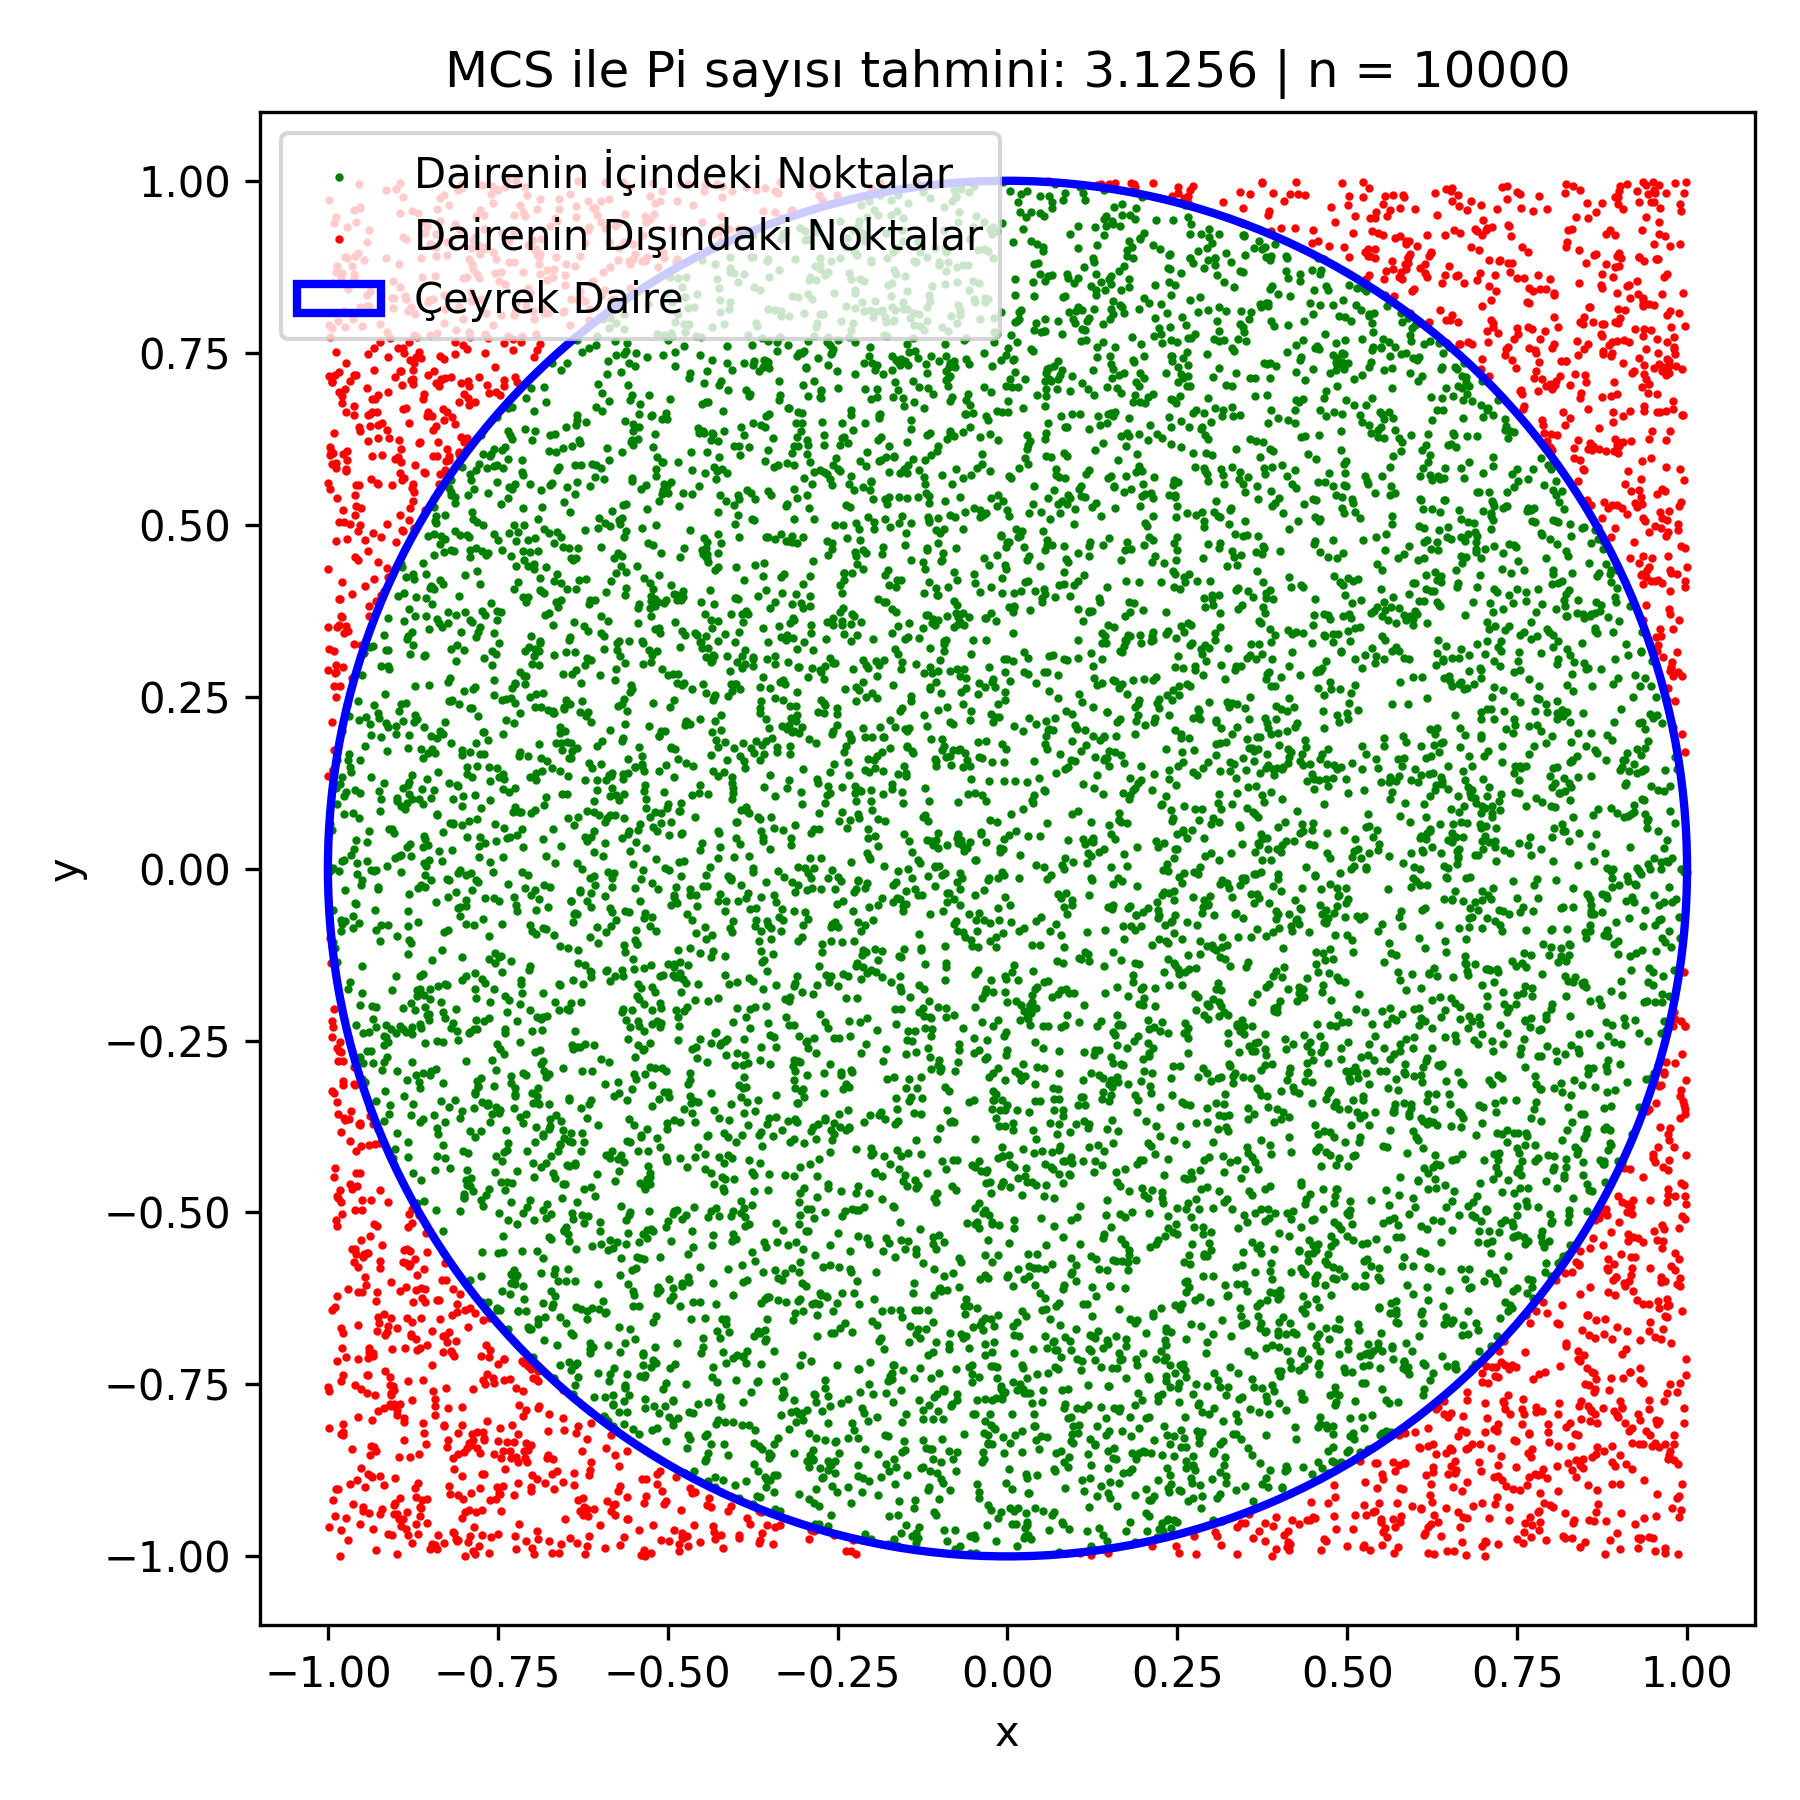

Python code for this plot:
import numpy as np
import matplotlib.pyplot as plt

# Simülasyon için nokta sayısı
n = 10000

# [-1, 1] aralığında rastgele x ve y koordinatları üret
x = np.random.uniform(-1, 1, n)
y = np.random.uniform(-1, 1, n)

# Noktaların orijine olan mesafesi (r^2 = x^2 + y^2)
distances = x**2 + y**2

# Çeyrek daire içindeki noktaları belirle (r^2 <= 1)
inside_circle = distances <= 1

# Pi tahmini: 4 * (çeyrek daire içindeki noktalar / toplam noktalar)
pi_estimate = 4 * np.sum(inside_circle) / n

print(f"Tahmini Pi: {pi_estimate:.4f}")

# Noktaları görselleştir
plt.figure(figsize=(6,6))
plt.scatter(x[inside_circle], y[inside_circle], color='green', s=1, label='Dairenin İçindeki Noktalar')
plt.scatter(x[~inside_circle], y[~inside_circle], color='red', s=1, label='Dairenin Dışındaki Noktalar')
circle = plt.Circle((0, 0), 1, edgecolor='blue', fill=False, linewidth=2, label='Çeyrek Daire')
plt.gca().add_patch(circle)
plt.title(f"MCS ile Pi sayısı tahmini: {pi_estimate:.4f} | n = {n}")
plt.xlabel("x")
plt.ylabel("y")
plt.axis('equal')
plt.legend()
plt.axis('tight')
plt.tight_layout()
plt.savefig("pi-estimation.png", dpi=300)
plt.show()